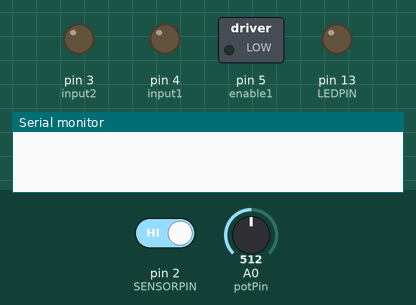
Recording of a sketch running on a simulated Arduino Uno, built with avr-gcc and run on an emulated ATmega328P. On the bench: switched loads named in the sketch (green lamp = pin HIGH), output pins drawn as LEDs (lit = HIGH), the last lines printed to the serial monitor. The inputs (shaded band) are chosen by the test bench; at power-on: pin 2 (SENSORPIN) HIGH, A0 (potPin) = 512.

Above: at 1.2 s.
1.3 s: pin 2 (SENSORPIN) driven LOW
At 2.7 s:
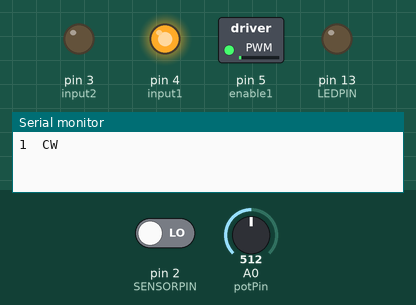
At 20.0 s:
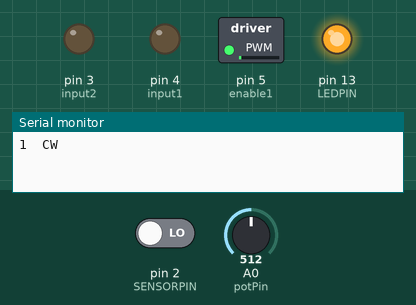
Timing chart, 0 to 25.8 s (numbered marks = the images above; inputs shaded):
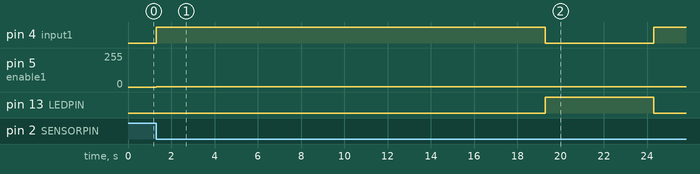

Measured:
- after the input at 1.3 s, pin 4 (input1): LOW → HIGH at once, → LOW 18.0 s later, → HIGH 5.0 s later; pin 5 (enable1): 0/255 → 1/255 at once; pin 13 (LEDPIN): LOW → HIGH after 18.0 s, → LOW 5.0 s later

The sketch:

combined_motor_lights_sensor_code.ino
```cpp
const int enable1 = 5; //L293D pin 1
const int input1 = 4;  //L293D pin 2
const int input2 = 3;  //L293D pin 7
const int potPin = A0;

//Motor leads go to L293D pins 3 and 6
//5V goes to L293D pin 16
//GND goes to L293D pins 4,5,12, or 13
//Motor voltage source goes to L293D pin 8 and ground

int dirAndSpeed;

int potValue;

#define SENSORPIN 2 //CHECKKKKKKKKKKKKKKK
#define LEDPIN 13


// variables will change:
int sensorState = 0, lastState=0;         // variable for reading the pushbutton status

void setup() {
  Serial.begin(9600);
  pinMode(enable1, OUTPUT);
  pinMode(input1, OUTPUT);
  pinMode(input2, OUTPUT);
  pinMode(potPin, INPUT_PULLUP);

  // initialize the sensor pin as an input:
  pinMode(SENSORPIN, INPUT);
  digitalWrite(SENSORPIN, HIGH); // turn on the pullup
  // initialize the LED pin as an output:
  pinMode(LEDPIN, OUTPUT);
}

void loop() {

  potValue = analogRead(potPin); //Will be a value from 0 - 1023

  //Convert potValue into a value from -255 to +255
  dirAndSpeed = 0.5*potValue-255.;

  // read the state of the pushbutton value:
  sensorState = digitalRead(SENSORPIN);

  // check if the sensor beam is broken
  // if it is, the sensorState is LOW:
  if (sensorState == LOW) {


  Serial.print(dirAndSpeed);
  analogWrite(enable1, abs(dirAndSpeed)); // set motor speed

      if (dirAndSpeed>0)
      {
        Serial.println("  CW");
        digitalWrite(input1, HIGH);
        digitalWrite(input2, LOW);
        delay(18000);
        digitalWrite(input1, LOW);
        digitalWrite(input2, LOW);
      }
      else
      {
        Serial.println("  CCW");
        digitalWrite(input1, LOW);
        digitalWrite(input2, HIGH);
        delay(18000);
        digitalWrite(input1, LOW);
        digitalWrite(input2, LOW);
      }


      // turn LED on:

    digitalWrite(LEDPIN, HIGH);
    delay(5000);
    digitalWrite(LEDPIN, LOW);
  }
  else {
    // turn LED off:
    digitalWrite(LEDPIN, LOW);
  }

//  delay(200);

    //lastState = sensorState;

}
```
